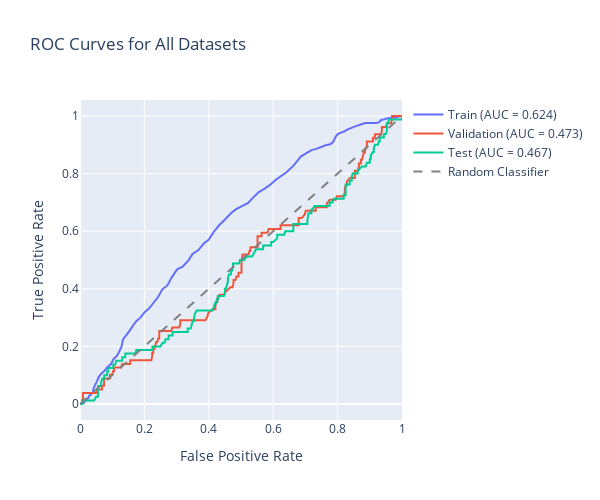
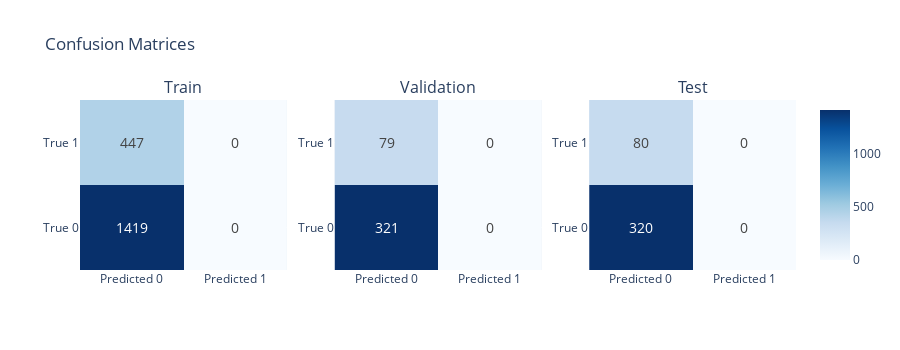
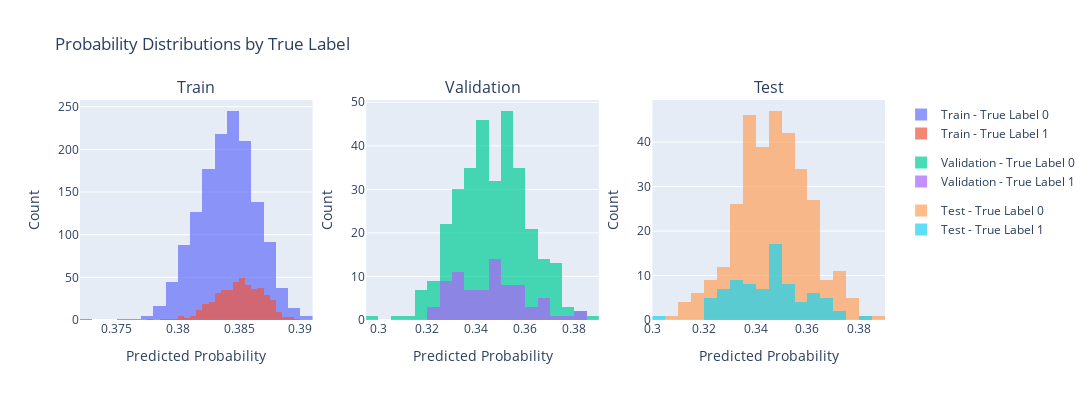
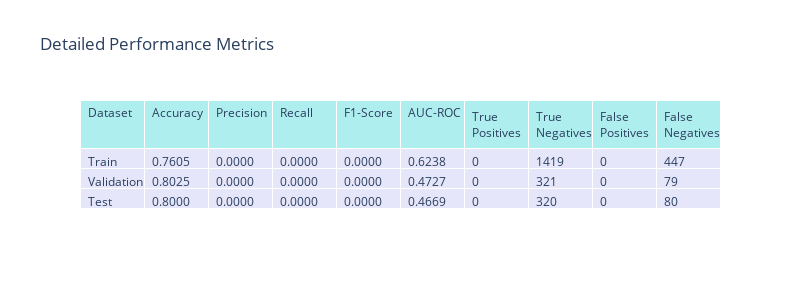

The notebook cell these images were saved under, in order:
### Code cell
from plotly.subplots import make_subplots
from sklearn.metrics import roc_curve, auc

# Create interactive plots for model evaluation
import plotly.graph_objects as go
import plotly.express as px

# Combine all datasets for comprehensive analysis
datasets = {
    'Train': best_train_stats,
    'Validation': best_val_stats, 
    'Test': best_test_stats
}

# 1. ROC Curve Plot
fig_roc = go.Figure()

for name, df in datasets.items():
    fpr, tpr, _ = roc_curve(df['true_label'], df['probability'])
    roc_auc = auc(fpr, tpr)
    
    fig_roc.add_trace(go.Scatter(
        x=fpr, y=tpr,
        mode='lines',
        name=f'{name} (AUC = {roc_auc:.3f})',
        line=dict(width=2)
    ))

# Add diagonal line
fig_roc.add_trace(go.Scatter(
    x=[0, 1], y=[0, 1],
    mode='lines',
    name='Random Classifier',
    line=dict(dash='dash', color='gray')
))

fig_roc.update_layout(
    title='ROC Curves for All Datasets',
    xaxis_title='False Positive Rate',
    yaxis_title='True Positive Rate',
    width=600, height=500
)

fig_roc.show()

# 2. Confusion Matrix Plots
fig_cm = make_subplots(
    rows=1, cols=3,
    subplot_titles=['Train', 'Validation', 'Test'],
    specs=[[{"type": "xy"}, {"type": "xy"}, {"type": "xy"}]]
)

for i, (name, df) in enumerate(datasets.items(), 1):
    cm = confusion_matrix(df['true_label'], df['predicted_label'])
    
    fig_cm.add_trace(
        go.Heatmap(
            z=cm,
            x=['Predicted 0', 'Predicted 1'],
            y=['True 0', 'True 1'],
            colorscale='Blues',
            showscale=(i==1),
            text=cm,
            texttemplate="%{text}",
            textfont={"size": 14}
        ),
        row=1, col=i
    )

fig_cm.update_layout(
    title='Confusion Matrices',
    width=900, height=350
)

fig_cm.show()

# 3. Probability Distribution Plots
fig_dist = make_subplots(
    rows=1, cols=3,
    subplot_titles=['Train', 'Validation', 'Test']
)

for i, (name, df) in enumerate(datasets.items(), 1):
    # Separate probabilities by true label
    prob_0 = df[df['true_label'] == 0]['probability']
    prob_1 = df[df['true_label'] == 1]['probability']
    
    fig_dist.add_trace(
        go.Histogram(
            x=prob_0,
            name=f'{name} - True Label 0',
            opacity=0.7,
            nbinsx=30,
            legendgroup=f'group{i}'
        ),
        row=1, col=i
    )
    
    fig_dist.add_trace(
        go.Histogram(
            x=prob_1,
            name=f'{name} - True Label 1',
            opacity=0.7,
            nbinsx=30,
            legendgroup=f'group{i}'
        ),
        row=1, col=i
    )

fig_dist.update_layout(
    title='Probability Distributions by True Label',
    width=1200, height=400,
    barmode='overlay'
)

fig_dist.update_xaxes(title_text="Predicted Probability")
fig_dist.update_yaxes(title_text="Count")

fig_dist.show()

# 4. Performance Metrics Summary
metrics_summary = []
for name, df in datasets.items():
    cm = confusion_matrix(df['true_label'], df['predicted_label'])
    fpr, tpr, _ = roc_curve(df['true_label'], df['probability'])
    roc_auc = auc(fpr, tpr)
    
    tn, fp, fn, tp = cm.ravel()
    accuracy = (tp + tn) / (tp + tn + fp + fn)
    precision = tp / (tp + fp) if (tp + fp) > 0 else 0
    recall = tp / (tp + fn) if (tp + fn) > 0 else 0
    f1 = 2 * (precision * recall) / (precision + recall) if (precision + recall) > 0 else 0
    
    metrics_summary.append({
        'Dataset': name,
        'Accuracy': accuracy,
        'Precision': precision,
        'Recall': recall,
        'F1-Score': f1,
        'AUC-ROC': roc_auc,
        'True Positives': tp,
        'True Negatives': tn,
        'False Positives': fp,
        'False Negatives': fn
    })

metrics_df_detailed = pd.DataFrame(metrics_summary)

# Interactive metrics table
fig_metrics = go.Figure(data=[go.Table(
    header=dict(values=list(metrics_df_detailed.columns),
                fill_color='paleturquoise',
                align='left'),
    cells=dict(values=[metrics_df_detailed[col] for col in metrics_df_detailed.columns],
               fill_color='lavender',
               align='left',
               format=[None, '.4f', '.4f', '.4f', '.4f', '.4f', None, None, None, None]))
])

fig_metrics.update_layout(title="Detailed Performance Metrics", width=800, height=300)
fig_metrics.show()

print("Interactive plots created successfully!")
print("\nDetailed Metrics Summary:")
print(metrics_df_detailed.round(4))

### Figure 1 — Plotly figure (JSON) as saved in the notebook; plotly's stock layout.template omitted (floating-point values rounded to 4 significant figures; data arrays with more than 128 entries replaced by an {"elided": "..."} marker saying what was removed)
{"data": [{"line": {"width": 2}, "mode": "lines", "name": "Train (AUC = 0.624)", "type": "scatter", "x": [0.0, 0.001409, 0.003524, 0.004228, 0.006342, 0.007752, 0.009161, 0.009866, 0.009866, 0.01268, 0.01339, 0.01691, 0.01762, 0.02185, 0.02537, 0.02889, 0.03312, 0.03524, 0.03946, 0.04158, 0.04228, 0.04722, 0.05285, 0.05708, 0.06554, 0.07541, 0.08457, 0.09655, 0.1043, 0.1135, 0.1205, 0.129, 0.1332, 0.1452, 0.1543, 0.1663, 0.1755, 0.1875, 0.2016, 0.2142, 0.2424, 0.2558, 0.2713, 0.2854, 0.3016, 0.3185, 0.3369, 0.3495, 0.3679, 0.3841, 0.3996, 0.4151, 0.4313, 0.4496, 0.4686, 0.4834, 0.5025, 0.5222, 0.5328, 0.5553, 0.5722, 0.5899, 0.6054, 0.6159, 0.6272, 0.642, 0.6631, 0.6758, 0.6857, 0.7019, 0.7188, 0.7336, 0.7519, 0.7653, 0.7773, 0.7865, 0.7942, 0.8006, 0.814, 0.821, 0.8302, 0.8393, 0.8506, 0.8605, 0.8675, 0.8781, 0.8858, 0.8901, 0.8978, 0.9027, 0.9105, 0.9211, 0.9302, 0.9359, 0.9394, 0.9436, 0.9486, 0.9521, 0.9549, 0.9591, 0.9626, 0.9648, 0.9683, 0.9739, 0.9774, 0.9789, 0.9824, 0.9831, 0.9845, 0.9859, 0.9866, 0.988, 0.9887, 0.9901, 0.993, 0.9944, 0.9951, 0.9951, 0.9965, 0.9979, 1.0], "y": [0.0, 0.0, 0.0, 0.0, 0.0, 0.002237, 0.002237, 0.002237, 0.004474, 0.004474, 0.008949, 0.008949, 0.01119, 0.0179, 0.02013, 0.02908, 0.03132, 0.03579, 0.03803, 0.05145, 0.05369, 0.06711, 0.0783, 0.09172, 0.1051, 0.1141, 0.1275, 0.1387, 0.1566, 0.1655, 0.179, 0.1991, 0.2237, 0.2394, 0.255, 0.2752, 0.2886, 0.2998, 0.3199, 0.3311, 0.3714, 0.3982, 0.4116, 0.4407, 0.4676, 0.4765, 0.4989, 0.5213, 0.5347, 0.557, 0.5705, 0.5973, 0.6197, 0.6398, 0.6622, 0.6756, 0.6868, 0.698, 0.7114, 0.736, 0.7472, 0.7606, 0.7763, 0.7852, 0.7942, 0.8054, 0.8277, 0.8479, 0.8591, 0.8702, 0.8814, 0.8859, 0.8949, 0.8993, 0.9016, 0.9105, 0.9284, 0.9374, 0.9441, 0.9463, 0.953, 0.9575, 0.9642, 0.9664, 0.9687, 0.9732, 0.9754, 0.9754, 0.9754, 0.9754, 0.9754, 0.9754, 0.9799, 0.9866, 0.9866, 0.9888, 0.9911, 0.9911, 0.9911, 0.9933, 0.9933, 0.9933, 0.9933, 0.9933, 0.9933, 0.9933, 0.9933, 0.9955, 0.9955, 0.9978, 0.9978, 0.9978, 0.9978, 0.9978, 0.9978, 0.9978, 0.9978, 1.0, 1.0, 1.0, 1.0]}, {"line": {"width": 2}, "mode": "lines", "name": "Validation (AUC = 0.473)", "type": "scatter", "x": {"elided": "186 float values"}, "y": {"elided": "186 float values"}}, {"line": {"width": 2}, "mode": "lines", "name": "Test (AUC = 0.467)", "type": "scatter", "x": {"elided": "180 float values"}, "y": {"elided": "180 float values"}}, {"line": {"color": "gray", "dash": "dash"}, "mode": "lines", "name": "Random Classifier", "type": "scatter", "x": [0, 1], "y": [0, 1]}], "layout": {"height": 500, "title": {"text": "ROC Curves for All Datasets"}, "width": 600, "xaxis": {"title": {"text": "False Positive Rate"}}, "yaxis": {"title": {"text": "True Positive Rate"}}}}

### Figure 2 — Plotly figure (JSON) as saved in the notebook; plotly's stock layout.template omitted (floating-point values rounded to 4 significant figures)
{"data": [{"colorscale": [[0, "rgb(247,251,255)"], [0.125, "rgb(222,235,247)"], [0.25, "rgb(198,219,239)"], [0.375, "rgb(158,202,225)"], [0.5, "rgb(107,174,214)"], [0.625, "rgb(66,146,198)"], [0.75, "rgb(33,113,181)"], [0.875, "rgb(8,81,156)"], [1, "rgb(8,48,107)"]], "showscale": true, "text": [[1419, 0], [447, 0]], "textfont": {"size": 14}, "texttemplate": "%{text}", "type": "heatmap", "x": ["Predicted 0", "Predicted 1"], "xaxis": "x", "y": ["True 0", "True 1"], "yaxis": "y", "z": [[1419, 0], [447, 0]]}, {"colorscale": [[0, "rgb(247,251,255)"], [0.125, "rgb(222,235,247)"], [0.25, "rgb(198,219,239)"], [0.375, "rgb(158,202,225)"], [0.5, "rgb(107,174,214)"], [0.625, "rgb(66,146,198)"], [0.75, "rgb(33,113,181)"], [0.875, "rgb(8,81,156)"], [1, "rgb(8,48,107)"]], "showscale": false, "text": [[321, 0], [79, 0]], "textfont": {"size": 14}, "texttemplate": "%{text}", "type": "heatmap", "x": ["Predicted 0", "Predicted 1"], "xaxis": "x2", "y": ["True 0", "True 1"], "yaxis": "y2", "z": [[321, 0], [79, 0]]}, {"colorscale": [[0, "rgb(247,251,255)"], [0.125, "rgb(222,235,247)"], [0.25, "rgb(198,219,239)"], [0.375, "rgb(158,202,225)"], [0.5, "rgb(107,174,214)"], [0.625, "rgb(66,146,198)"], [0.75, "rgb(33,113,181)"], [0.875, "rgb(8,81,156)"], [1, "rgb(8,48,107)"]], "showscale": false, "text": [[320, 0], [80, 0]], "textfont": {"size": 14}, "texttemplate": "%{text}", "type": "heatmap", "x": ["Predicted 0", "Predicted 1"], "xaxis": "x3", "y": ["True 0", "True 1"], "yaxis": "y3", "z": [[320, 0], [80, 0]]}], "layout": {"annotations": [{"font": {"size": 16}, "showarrow": false, "text": "Train", "x": 0.1444, "xanchor": "center", "xref": "paper", "y": 1, "yanchor": "bottom", "yref": "paper"}, {"font": {"size": 16}, "showarrow": false, "text": "Validation", "x": 0.5, "xanchor": "center", "xref": "paper", "y": 1, "yanchor": "bottom", "yref": "paper"}, {"font": {"size": 16}, "showarrow": false, "text": "Test", "x": 0.8556, "xanchor": "center", "xref": "paper", "y": 1, "yanchor": "bottom", "yref": "paper"}], "height": 350, "title": {"text": "Confusion Matrices"}, "width": 900, "xaxis": {"anchor": "y", "domain": [0, 0.2889]}, "xaxis2": {"anchor": "y2", "domain": [0.3556, 0.6444]}, "xaxis3": {"anchor": "y3", "domain": [0.7111, 1]}, "yaxis": {"anchor": "x", "domain": [0, 1]}, "yaxis2": {"anchor": "x2", "domain": [0, 1]}, "yaxis3": {"anchor": "x3", "domain": [0, 1]}}}

### Figure 3 — Plotly figure (JSON) as saved in the notebook; plotly's stock layout.template omitted (floating-point values rounded to 4 significant figures; data arrays with more than 128 entries replaced by an {"elided": "..."} marker saying what was removed)
{"data": [{"legendgroup": "group1", "name": "Train - True Label 0", "nbinsx": 30, "opacity": 0.7, "type": "histogram", "x": {"elided": "1419 float values"}, "xaxis": "x", "yaxis": "y"}, {"legendgroup": "group1", "name": "Train - True Label 1", "nbinsx": 30, "opacity": 0.7, "type": "histogram", "x": {"elided": "447 float values"}, "xaxis": "x", "yaxis": "y"}, {"legendgroup": "group2", "name": "Validation - True Label 0", "nbinsx": 30, "opacity": 0.7, "type": "histogram", "x": {"elided": "321 float values"}, "xaxis": "x2", "yaxis": "y2"}, {"legendgroup": "group2", "name": "Validation - True Label 1", "nbinsx": 30, "opacity": 0.7, "type": "histogram", "x": [0.3561, 0.345, 0.3297, 0.332, 0.3548, 0.3516, 0.3489, 0.329, 0.3439, 0.3487, 0.3306, 0.3428, 0.3353, 0.3286, 0.3683, 0.3566, 0.3568, 0.3202, 0.3485, 0.3287, 0.346, 0.3458, 0.3514, 0.3465, 0.3311, 0.3438, 0.3264, 0.3351, 0.3774, 0.3204, 0.3664, 0.368, 0.3542, 0.3501, 0.3459, 0.3323, 0.3821, 0.3396, 0.3569, 0.3326, 0.3336, 0.3301, 0.3389, 0.3643, 0.3541, 0.3254, 0.3691, 0.3571, 0.3518, 0.3559, 0.3434, 0.3367, 0.3498, 0.3253, 0.3604, 0.3619, 0.3409, 0.3462, 0.3276, 0.3458, 0.3493, 0.3838, 0.3397, 0.3439, 0.3504, 0.3304, 0.3573, 0.3448, 0.365, 0.3574, 0.3227, 0.3472, 0.3309, 0.3709, 0.3324, 0.3484, 0.3298, 0.3391, 0.3318], "xaxis": "x2", "yaxis": "y2"}, {"legendgroup": "group3", "name": "Test - True Label 0", "nbinsx": 30, "opacity": 0.7, "type": "histogram", "x": {"elided": "320 float values"}, "xaxis": "x3", "yaxis": "y3"}, {"legendgroup": "group3", "name": "Test - True Label 1", "nbinsx": 30, "opacity": 0.7, "type": "histogram", "x": [0.3704, 0.3425, 0.3293, 0.3215, 0.3453, 0.3394, 0.3519, 0.3452, 0.3594, 0.3329, 0.3492, 0.3522, 0.3387, 0.3694, 0.3439, 0.3287, 0.3635, 0.3448, 0.3631, 0.3412, 0.3473, 0.3488, 0.3482, 0.3559, 0.3393, 0.3297, 0.348, 0.3713, 0.3341, 0.3434, 0.353, 0.3466, 0.3208, 0.3516, 0.3679, 0.3274, 0.3549, 0.3025, 0.3801, 0.3568, 0.3288, 0.3494, 0.3436, 0.3333, 0.3524, 0.3484, 0.3498, 0.3307, 0.3615, 0.3237, 0.3367, 0.367, 0.3483, 0.362, 0.3389, 0.335, 0.3648, 0.3393, 0.3317, 0.3543, 0.3474, 0.3498, 0.3227, 0.3294, 0.346, 0.332, 0.3477, 0.368, 0.336, 0.3696, 0.3327, 0.3271, 0.3409, 0.3487, 0.3339, 0.3206, 0.3553, 0.3519, 0.3646, 0.3339], "xaxis": "x3", "yaxis": "y3"}], "layout": {"annotations": [{"font": {"size": 16}, "showarrow": false, "text": "Train", "x": 0.1444, "xanchor": "center", "xref": "paper", "y": 1, "yanchor": "bottom", "yref": "paper"}, {"font": {"size": 16}, "showarrow": false, "text": "Validation", "x": 0.5, "xanchor": "center", "xref": "paper", "y": 1, "yanchor": "bottom", "yref": "paper"}, {"font": {"size": 16}, "showarrow": false, "text": "Test", "x": 0.8556, "xanchor": "center", "xref": "paper", "y": 1, "yanchor": "bottom", "yref": "paper"}], "barmode": "overlay", "height": 400, "title": {"text": "Probability Distributions by True Label"}, "width": 1200, "xaxis": {"anchor": "y", "domain": [0, 0.2889], "title": {"text": "Predicted Probability"}}, "xaxis2": {"anchor": "y2", "domain": [0.3556, 0.6444], "title": {"text": "Predicted Probability"}}, "xaxis3": {"anchor": "y3", "domain": [0.7111, 1], "title": {"text": "Predicted Probability"}}, "yaxis": {"anchor": "x", "domain": [0, 1], "title": {"text": "Count"}}, "yaxis2": {"anchor": "x2", "domain": [0, 1], "title": {"text": "Count"}}, "yaxis3": {"anchor": "x3", "domain": [0, 1], "title": {"text": "Count"}}}}

### Figure 4 — Plotly figure (JSON) as saved in the notebook; plotly's stock layout.template omitted (floating-point values rounded to 4 significant figures)
{"data": [{"cells": {"align": "left", "fill": {"color": "lavender"}, "format": [null, ".4f", ".4f", ".4f", ".4f", ".4f", null, null, null, null], "values": [["Train", "Validation", "Test"], [0.7605, 0.8025, 0.8], [0, 0, 0], [0, 0, 0], [0, 0, 0], [0.6238, 0.4727, 0.4669], [0, 0, 0], [1419, 321, 320], [0, 0, 0], [447, 79, 80]]}, "header": {"align": "left", "fill": {"color": "paleturquoise"}, "values": ["Dataset", "Accuracy", "Precision", "Recall", "F1-Score", "AUC-ROC", "True Positives", "True Negatives", "False Positives", "False Negatives"]}, "type": "table"}], "layout": {"height": 300, "title": {"text": "Detailed Performance Metrics"}, "width": 800}}
